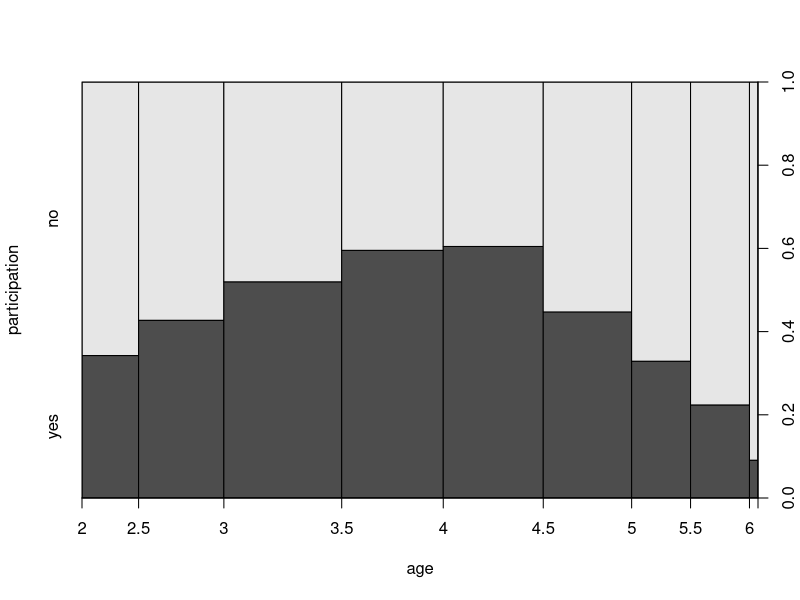
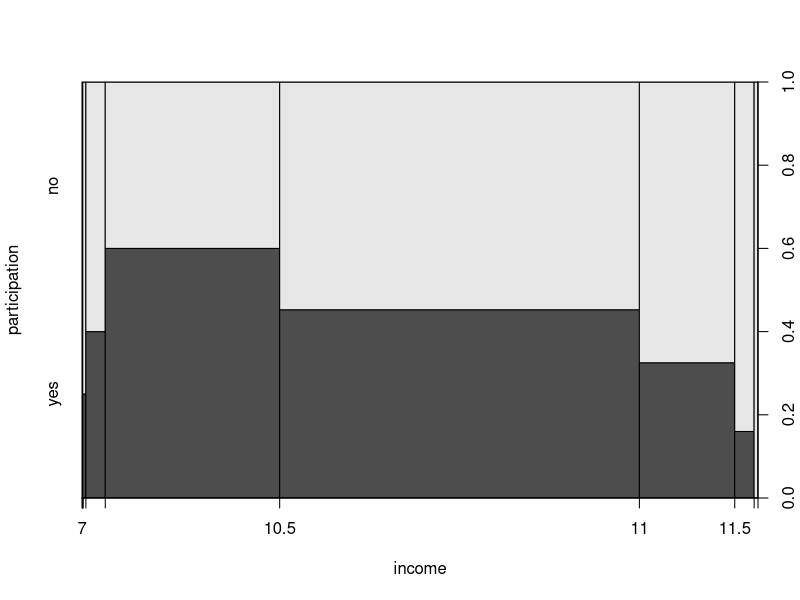
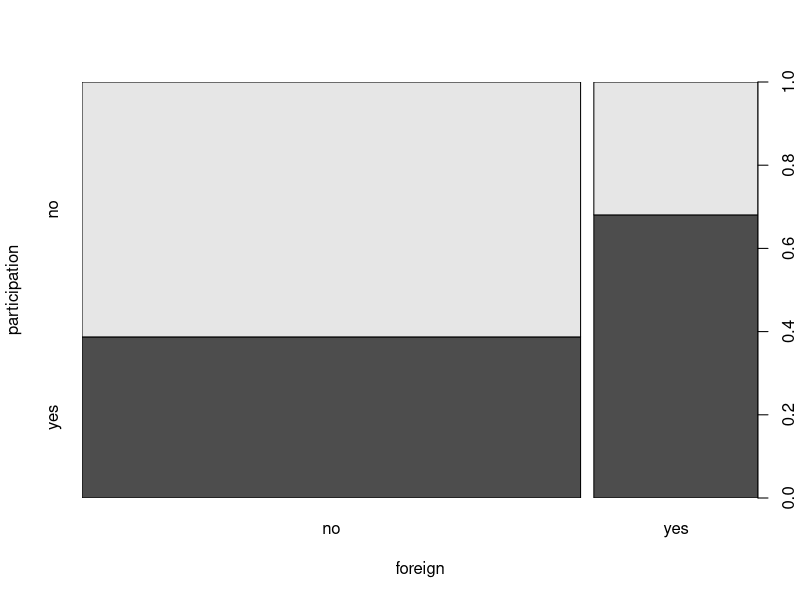

R code for these plots, in order:
rm(list = ls())
cat("\014")
dev.off()

#################################################
# Folie 7
#################################################

library(AER)
data(SwissLabor)
head(SwissLabor)
SwissLabor$participation <- relevel(SwissLabor$participation, ref = "yes")
str(SwissLabor)

plot(participation ~ age, data = SwissLabor, ylevels = 2:1)
plot(participation ~ income, data = SwissLabor, ylevels = 2:1)
plot(participation ~ foreign, data = SwissLabor, ylevels = 2:1)


SwissLabor.linear <- SwissLabor
SwissLabor.linear$participation <- relevel(SwissLabor.linear$participation, ref = "no")
SwissLabor.linear$participation <- as.numeric(SwissLabor.linear$participation)
SwissLabor.linear$foreign <- as.numeric(SwissLabor.linear$foreign)
str(SwissLabor.linear)

lin.model <- lm(participation ~ income + age + education + youngkids + 
                  oldkids + foreign + I(age^2), data = SwissLabor.linear)
summary(lin.model)
